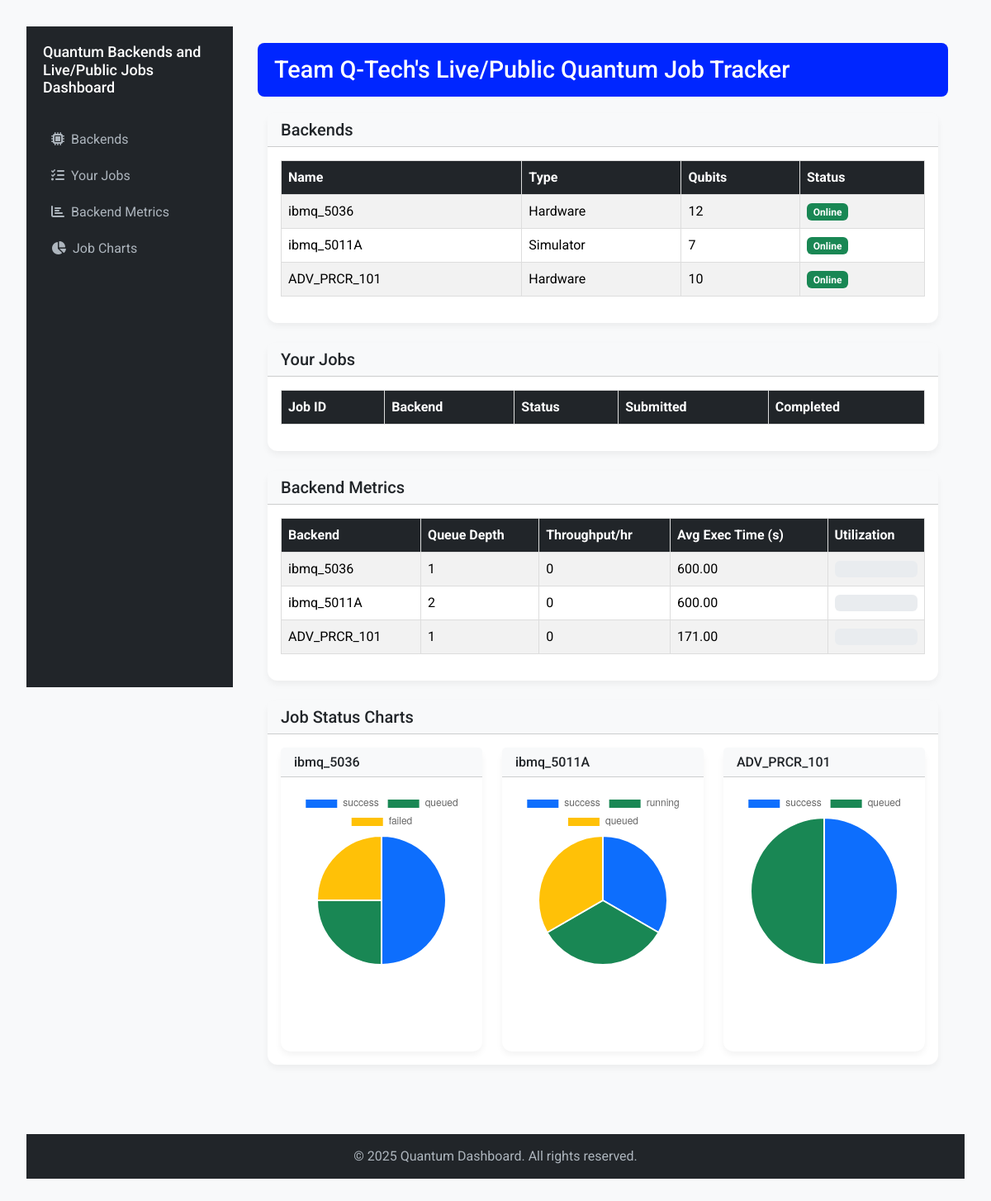
The page / on the database its author committed.
### index/models.py (models this page shows)
class Backend(models.Model):
    name = models.CharField(max_length=100, unique=True)
    device_type = models.CharField(max_length=32)  # hardware/simulator
    qubit_count = models.IntegerField()
    operational = models.BooleanField(default=True)

### index/views.py (the view)
# urls.py: path("", views.dashboard, name="dashboard"),
def dashboard(request):
    backends = Backend.objects.all()
    metrics = []
    now = timezone.now()
    for backend in backends:
        all_jobs = Job.objects.filter(backend=backend)
        queue_depth = all_jobs.filter(status__in=['queued', 'running']).count()
        one_hour_ago = now - timedelta(hours=1)
        throughput = all_jobs.filter(status='success', completed_at__gte=one_hour_ago).count()
        avg_exec_time = all_jobs.filter(status='success', completed_at__isnull=False).aggregate(
            avg_time=Avg(ExpressionWrapper(F('completed_at') - F('submitted_at'), output_field=DurationField()))
        )['avg_time']
        avg_exec_time_secs = avg_exec_time.total_seconds() if avg_exec_time else 0
        window_start = now - timedelta(hours=24)
        jobs_last_24h = all_jobs.filter(submitted_at__gte=window_start, completed_at__isnull=False)
        total_exec_time = sum([(job.completed_at - job.submitted_at).total_seconds() for job in jobs_last_24h])
        utilization = total_exec_time / (24*3600*backend.qubit_count) if backend.qubit_count else 0
        metrics.append({
            'backend': backend,
            'queue_depth': queue_depth,
            'throughput': throughput,
            'avg_exec_time_secs': avg_exec_time_secs,
            'utilization': utilization,
        })
    user_jobs = Job.objects.filter(user_id=request.user.username)
    all_jobs = Job.objects.all()
    jobs_by_backend = {}
    for backend in backends:
        jobs_by_backend[backend.name] = Job.objects.filter(backend=backend)
    return render(request, 'dashboard.html', {
        'backends': backends,
        'metrics': metrics,
        'user_jobs': user_jobs,
        'jobs': all_jobs,
        'jobs_by_backend': jobs_by_backend,
    })

### index/templatetags/dict_extras.py (called while the page is built)
@register.filter
def get_item(dictionary, key):
    return dictionary.get(key, [])

### templates/dashboard.html (shortened to what this page needs)
{% load static %}
{% load dict_extras %}
<!DOCTYPE html>
<html lang="en">
<head>
  <link href="https://cdn.jsdelivr.net/npm/bootstrap@5.3.2/dist/css/bootstrap.min.css" rel="stylesheet">
  <link href="https://cdnjs.cloudflare.com/ajax/libs/font-awesome/6.5.0/css/all.min.css" rel="stylesheet">
  <link rel="stylesheet" href="{% static 'dashboard.css' %}">
</head>
<body>
  <div class="sidebar d-flex flex-column">
    <h2>Quantum Backends and Live/Public Jobs Dashboard</h2>
    <a href="#backends"><i class="fas fa-microchip me-2"></i>Backends</a>
    <a href="#jobs"><i class="fas fa-tasks me-2"></i>Your Jobs</a>
    <a href="#metrics"><i class="fas fa-chart-bar me-2"></i>Backend Metrics</a>
    <a href="#charts"><i class="fas fa-chart-pie me-2"></i>Job Charts</a>
  </div>
  <div class="content">
    <header>
      <h1>Team Q-Tech's Live/Public Quantum Job Tracker</h1>
    </header>
    <div class="container-fluid">
      <section id="backends" class="mb-4">
        <div class="card">
          <div class="card-header bg-light">
            <h2 class="h5 mb-0">Backends</h2>
          </div>
          <div class="card-body table-responsive">
            <table class="table table-striped align-middle">
              <thead class="table-dark">
                <tr>
                  <th>Name</th>
                  <th>Type</th>
                  <th>Qubits</th>
                  <th>Status</th>
                </tr>
              </thead>
              <tbody>
                {% for b in backends %}
                <tr>
                  <td>{{ b.name }}</td>
                  <td>{{ b.device_type }}</td>
                  <td>{{ b.qubit_count }}</td>
                  <td>
                    <span class="badge {% if b.operational %}bg-success{% else %}bg-danger{% endif %}">
                      {% if b.operational %}Online{% else %}Offline{% endif %}
                    </span>
                  </td>
                </tr>
                {% endfor %}
              </tbody>
            </table>
          </div>
        </div>
      </section>
      <section id="jobs" class="mb-4">
        <div class="card">
          <div class="card-header bg-light">
            <h2 class="h5 mb-0">Your Jobs</h2>
          </div>
          <div class="card-body table-responsive">
            <table class="table table-striped align-middle">
              <thead class="table-dark">
                <tr>
                  <th>Job ID</th>
                  <th>Backend</th>
                  <th>Status</th>
                  <th>Submitted</th>
                  <th>Completed</th>
                </tr>
              </thead>
            </table>
          </div>
        </div>
      </section>
      <section id="metrics" class="mb-4">
        <div class="card">
          <div class="card-header bg-light">
            <h2 class="h5 mb-0">Backend Metrics</h2>
          </div>
          <div class="card-body table-responsive">
            <table class="table table-striped align-middle">
              <thead class="table-dark">
                <tr>
                  <th>Backend</th>
                  <th>Queue Depth</th>
                  <th>Throughput/hr</th>
                  <th>Avg Exec Time (s)</th>
                  <th>Utilization</th>
                </tr>
              </thead>
              <tbody>
                {% for m in metrics %}
                <tr>
                  <td>{{ m.backend.name }}</td>
                  <td>{{ m.queue_depth }}</td>
                  <td>{{ m.throughput }}</td>
                  <td>{{ m.avg_exec_time_secs|floatformat:2 }}</td>
                  <td>
                    <div class="progress" style="height:20px">
                    </div>
                  </td>
                </tr>
                {% endfor %}
              </tbody>
            </table>
          </div>
        </div>
      </section>
      <section id="charts" class="mb-4">
        <div class="card">
          <div class="card-header bg-light">
            <h2 class="h5 mb-0">Job Status Charts</h2>
          </div>
          <div class="card-body row g-4">
            {% for backend in backends %}
            <div class="col-md-6 col-lg-4">
              <div class="card">
                <div class="card-header bg-light">
                  <h4 class="h6 mb-0">{{ backend.name }}</h4>
                </div>
                <div class="card-body">
                  <div class="chart-container">
                    <canvas id="jobPie{{ forloop.counter }}"></canvas>
                  </div>
                </div>
              </div>
            </div>
            <script>
              document.addEventListener("DOMContentLoaded", () => {
                const jobsData = [
                  {% for j in jobs_by_backend|get_item:backend.name %}
                    {"status": "{{ j.status }}"},
                  {% endfor %}
                ];
                const counts = {};
                jobsData.forEach(j => counts[j.status] = (counts[j.status]||0)+1);
                new Chart(document.getElementById('jobPie{{ forloop.counter }}'), {
                  type: 'pie',
                  data: {
                    labels: Object.keys(counts),
                    datasets: [{
                      data: Object.values(counts),
                      backgroundColor: ['#0d6efd','#198754','#ffc107','#dc3545'],
                    }]
                  }
                });
              });
            </script>
            {% endfor %}
          </div>
        </div>
      </section>
    </div>
  </div>
  <footer>
    <p class="mb-0">&copy; 2025 Quantum Dashboard. All rights reserved.</p>
  </footer>
</body>
</html>

### static/dashboard.css (style rules this page uses)
body { font-family: sans-serif; background: #f9fafb; padding: 2rem; }
h1, h2 { color: #1a237e; }
table { border-collapse: collapse; margin-bottom: 2rem; width: 100%; background: #fff; }
th, td { border: 1px solid #ddd; padding: 0.5rem 1rem; }
th { background: #e3e7fd; }

### templates/dashboard.html (style rules this page uses)
body { font-family: 'Roboto', sans-serif; background-color: #f8f9fa; overflow-x: hidden; }
.sidebar { height: 100vh; background-color: #212529; padding: 20px; position: fixed; width: 250px; transition: all 0.3s; }
.sidebar h2 { color: #fff; margin-bottom: 30px; font-size: large; }
.sidebar a { color: #adb5bd; text-decoration: none; display: block; padding: 10px; border-radius: 5px; transition: background 0.3s; }
.content { margin-left: 260px; padding: 20px; }
header { background-color: #0026ffff; color: white; padding: 15px 20px; border-radius: 8px; margin-bottom: 20px; }
header h1 { margin: 0; font-size: 1.8rem; color: #fff; }
.card { border: none; box-shadow: 0 4px 8px rgba(0,0,0,0.05); border-radius: 12px; transition: transform 0.2s ease; }
.chart-container { position: relative; height: 300px; width: 100%; }
footer { background-color: #212529; color: #adb5bd; text-align: center; padding: 15px 0; margin-top: 40px; }

### rows shown on the page
Backend: name "ibmq_5036", device_type "Hardware", qubit_count "12", shows "Online", backend.name "ibmq_5036", queue_depth "1", throughput "0", avg_exec_time_secs "600.00"
Backend: name "ibmq_5011A", device_type "Simulator", qubit_count "7", operational "Online", backend.name "ibmq_5011A", queue_depth "2", throughput "0", avg_exec_time_secs "600.00"
Backend: name "ADV_PRCR_101", device_type "Hardware", qubit_count "10", shows "Online", backend.name "ADV_PRCR_101", queue_depth "1", throughput "0", avg_exec_time_secs "171.00"

### other values the page prints
chart data {{ j.status }} success, queued, success, failed, success, running, queued, success, queued
